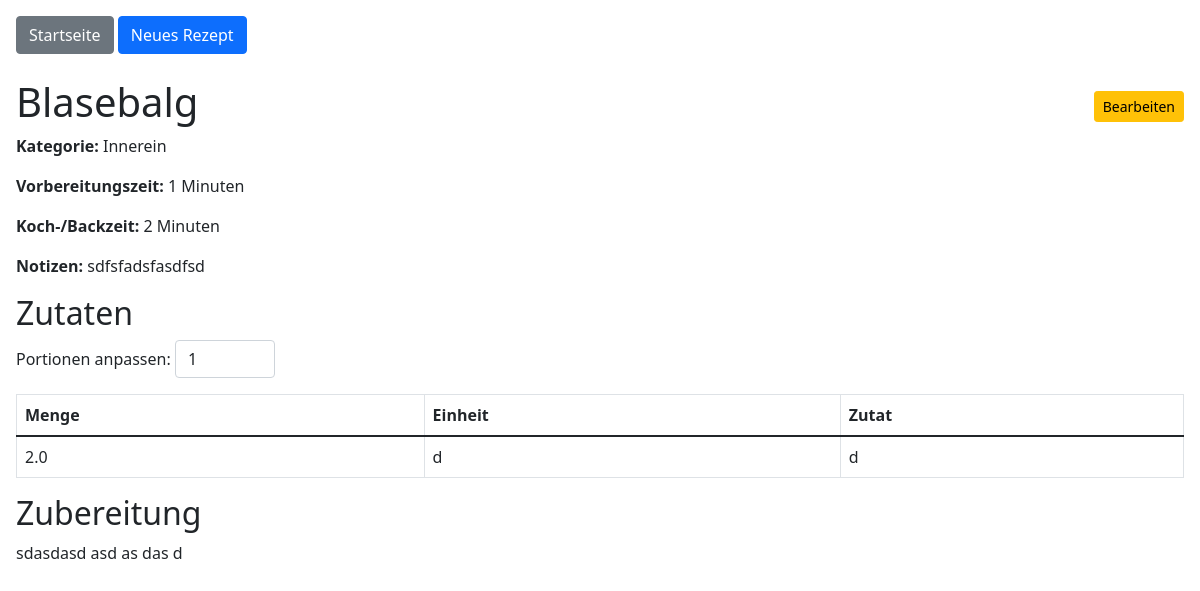
/recipe/3, run on the app's committed database.
### tables this page shows
CREATE TABLE recipes (
    id INTEGER PRIMARY KEY AUTOINCREMENT,
    name TEXT NOT NULL,
    category TEXT,
    preparation_time INTEGER,
    cooking_time INTEGER,
    instructions TEXT,
    notes TEXT
);

CREATE TABLE ingredients (
    id INTEGER PRIMARY KEY AUTOINCREMENT,
    recipe_id INTEGER,
    quantity REAL,
    unit TEXT,
    ingredient_name TEXT, display_order INTEGER,
    FOREIGN KEY(recipe_id) REFERENCES recipes(id)
);

### app.py (the view)
@app.route('/recipe/<int:recipe_id>')
def show_recipe(recipe_id):
    conn = get_db_connection()
    recipe = conn.execute('SELECT * FROM recipes WHERE id = ?', (recipe_id,)).fetchone()
    if recipe is None:
        conn.close()
        return "Rezept nicht gefunden", 404
    ingredients = conn.execute('SELECT * FROM ingredients WHERE recipe_id = ? ORDER BY display_order', (recipe_id,)).fetchall()
    conn.close()
    return render_template('recipe_detail.html', recipe=recipe, ingredients=ingredients)

### app.py (called while the page is built)
def get_db_connection():
    conn = sqlite3.connect('database.db')
    conn.row_factory = sqlite3.Row
    return conn

### templates/recipe_detail.html (shortened to what this page needs)
{% extends "layout.html" %}
{% block content %}
<div class="d-flex justify-content-between align-items-center">
    <h1>{{ recipe.name }}</h1>
    <div>
        <a href="{{ url_for('edit_recipe', recipe_id=recipe.id) }}" class="btn btn-sm btn-warning">Bearbeiten</a>
    </div>
</div>
<p><strong>Kategorie:</strong> {{ recipe.category }}</p>
<p><strong>Vorbereitungszeit:</strong> {{ recipe.preparation_time }} Minuten</p>
<p><strong>Koch-/Backzeit:</strong> {{ recipe.cooking_time }} Minuten</p>
<p><strong>Notizen:</strong> {{ recipe.notes }}</p>
<h2>Zutaten</h2>
<div class="mb-3">
    <label for="portions">Portionen anpassen:</label>
    <input type="number" id="portions" value="1" min="1" class="form-control" style="width:100px;display:inline-block;">
</div>
<table class="table table-bordered" id="ingredients-table">
    <thead>
        <tr>
            <th>Menge</th>
            <th>Einheit</th>
            <th>Zutat</th>
        </tr>
    </thead>
    <tbody>
    {% for ingr in ingredients %}
        <tr>
            <td class="quantity-cell">{{ ingr.quantity }}</td>
            <td>{{ ingr.unit }}</td>
            <td>{{ ingr.ingredient_name }}</td>
        </tr>
    {% endfor %}
    </tbody>
</table>
<h2>Zubereitung</h2>
<p>{{ recipe.instructions }}</p>
{% endblock %}

### data on the page
recipes: name "Blasebalg", category "Innerein", preparation_time "1", cooking_time "2", notes "sdfsfadsfasdfsd", instructions "sdasdasd asd as das d"
ingredients: quantity "2.0", unit "d", ingredient_name "d"
